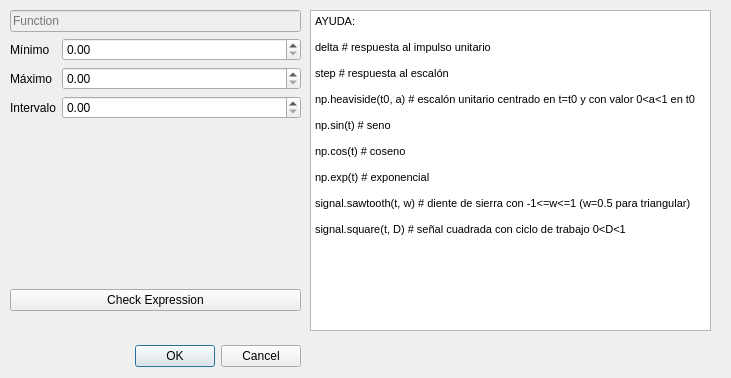
<?xml version="1.0" encoding="UTF-8"?>
<ui version="4.0">
 <class>Dialog</class>
 <widget class="QDialog" name="Dialog">
  <property name="geometry">
   <rect>
    <x>0</x>
    <y>0</y>
    <width>731</width>
    <height>378</height>
   </rect>
  </property>
  <property name="windowTitle">
   <string>Dialog</string>
  </property>
  <widget class="QDialogButtonBox" name="buttonBox">
   <property name="geometry">
    <rect>
     <x>50</x>
     <y>340</y>
     <width>251</width>
     <height>32</height>
    </rect>
   </property>
   <property name="orientation">
    <enum>Qt::Horizontal</enum>
   </property>
   <property name="standardButtons">
    <set>QDialogButtonBox::Cancel|QDialogButtonBox::Ok</set>
   </property>
  </widget>
  <widget class="QWidget" name="layoutWidget">
   <property name="geometry">
    <rect>
     <x>10</x>
     <y>10</y>
     <width>291</width>
     <height>321</height>
    </rect>
   </property>
   <layout class="QGridLayout" name="gridLayout">
    <item row="3" column="0">
     <widget class="ExprWidget" name="expr_plot" native="true"/>
    </item>
    <item row="5" column="0">
     <widget class="QLabel" name="error_label">
      <property name="sizePolicy">
       <sizepolicy hsizetype="Preferred" vsizetype="Fixed">
        <horstretch>0</horstretch>
        <verstretch>0</verstretch>
       </sizepolicy>
      </property>
      <property name="text">
       <string/>
      </property>
      <property name="alignment">
       <set>Qt::AlignCenter</set>
      </property>
     </widget>
    </item>
    <item row="4" column="0">
     <widget class="QPushButton" name="check_btn">
      <property name="enabled">
       <bool>true</bool>
      </property>
      <property name="text">
       <string>Check Expression</string>
      </property>
     </widget>
    </item>
    <item row="0" column="0">
     <widget class="QLineEdit" name="tf_raw">
      <property name="enabled">
       <bool>false</bool>
      </property>
      <property name="placeholderText">
       <string>Function</string>
      </property>
     </widget>
    </item>
    <item row="1" column="0">
     <layout class="QFormLayout" name="formLayout">
      <item row="0" column="0">
       <widget class="QLabel" name="label">
        <property name="text">
         <string>Mínimo</string>
        </property>
       </widget>
      </item>
      <item row="0" column="1">
       <widget class="QDoubleSpinBox" name="minbox"/>
      </item>
      <item row="1" column="0">
       <widget class="QLabel" name="label_2">
        <property name="text">
         <string>Máximo</string>
        </property>
       </widget>
      </item>
      <item row="1" column="1">
       <widget class="QDoubleSpinBox" name="maxbox"/>
      </item>
      <item row="2" column="0">
       <widget class="QLabel" name="label_3">
        <property name="text">
         <string>Intervalo</string>
        </property>
       </widget>
      </item>
      <item row="2" column="1">
       <widget class="QDoubleSpinBox" name="stepbox"/>
      </item>
     </layout>
    </item>
   </layout>
  </widget>
  <widget class="QTextBrowser" name="textBrowser">
   <property name="enabled">
    <bool>true</bool>
   </property>
   <property name="geometry">
    <rect>
     <x>310</x>
     <y>10</y>
     <width>401</width>
     <height>321</height>
    </rect>
   </property>
   <property name="html">
    <string>&lt;!DOCTYPE HTML PUBLIC &quot;-//W3C//DTD HTML 4.0//EN&quot; &quot;http://www.w3.org/TR/REC-html40/strict.dtd&quot;&gt;
&lt;html&gt;&lt;head&gt;&lt;meta name=&quot;qrichtext&quot; content=&quot;1&quot; /&gt;&lt;style type=&quot;text/css&quot;&gt;
p, li { white-space: pre-wrap; }
&lt;/style&gt;&lt;/head&gt;&lt;body style=&quot; font-family:'MS Shell Dlg 2'; font-size:8.25pt; font-weight:400; font-style:normal;&quot;&gt;
&lt;p style=&quot; margin-top:0px; margin-bottom:0px; margin-left:0px; margin-right:0px; -qt-block-indent:0; text-indent:0px;&quot;&gt;AYUDA:&lt;/p&gt;
&lt;p style=&quot;-qt-paragraph-type:empty; margin-top:0px; margin-bottom:0px; margin-left:0px; margin-right:0px; -qt-block-indent:0; text-indent:0px;&quot;&gt;&lt;br /&gt;&lt;/p&gt;
&lt;p style=&quot; margin-top:0px; margin-bottom:0px; margin-left:0px; margin-right:0px; -qt-block-indent:0; text-indent:0px;&quot;&gt;delta # respuesta al impulso unitario&lt;/p&gt;
&lt;p style=&quot;-qt-paragraph-type:empty; margin-top:0px; margin-bottom:0px; margin-left:0px; margin-right:0px; -qt-block-indent:0; text-indent:0px;&quot;&gt;&lt;br /&gt;&lt;/p&gt;
&lt;p style=&quot; margin-top:0px; margin-bottom:0px; margin-left:0px; margin-right:0px; -qt-block-indent:0; text-indent:0px;&quot;&gt;step # respuesta al escalón&lt;/p&gt;
&lt;p style=&quot;-qt-paragraph-type:empty; margin-top:0px; margin-bottom:0px; margin-left:0px; margin-right:0px; -qt-block-indent:0; text-indent:0px;&quot;&gt;&lt;br /&gt;&lt;/p&gt;
&lt;p style=&quot; margin-top:0px; margin-bottom:0px; margin-left:0px; margin-right:0px; -qt-block-indent:0; text-indent:0px;&quot;&gt;np.heaviside(t0, a) # escalón unitario centrado en t=t0 y con valor 0&amp;lt;a&amp;lt;1 en t0&lt;/p&gt;
&lt;p style=&quot;-qt-paragraph-type:empty; margin-top:0px; margin-bottom:0px; margin-left:0px; margin-right:0px; -qt-block-indent:0; text-indent:0px;&quot;&gt;&lt;br /&gt;&lt;/p&gt;
&lt;p style=&quot; margin-top:0px; margin-bottom:0px; margin-left:0px; margin-right:0px; -qt-block-indent:0; text-indent:0px;&quot;&gt;np.sin(t) # seno&lt;/p&gt;
&lt;p style=&quot;-qt-paragraph-type:empty; margin-top:0px; margin-bottom:0px; margin-left:0px; margin-right:0px; -qt-block-indent:0; text-indent:0px;&quot;&gt;&lt;br /&gt;&lt;/p&gt;
&lt;p style=&quot; margin-top:0px; margin-bottom:0px; margin-left:0px; margin-right:0px; -qt-block-indent:0; text-indent:0px;&quot;&gt;np.cos(t) # coseno&lt;/p&gt;
&lt;p style=&quot;-qt-paragraph-type:empty; margin-top:0px; margin-bottom:0px; margin-left:0px; margin-right:0px; -qt-block-indent:0; text-indent:0px;&quot;&gt;&lt;br /&gt;&lt;/p&gt;
&lt;p style=&quot; margin-top:0px; margin-bottom:0px; margin-left:0px; margin-right:0px; -qt-block-indent:0; text-indent:0px;&quot;&gt;np.exp(t) # exponencial&lt;/p&gt;
&lt;p style=&quot;-qt-paragraph-type:empty; margin-top:0px; margin-bottom:0px; margin-left:0px; margin-right:0px; -qt-block-indent:0; text-indent:0px;&quot;&gt;&lt;br /&gt;&lt;/p&gt;
&lt;p style=&quot; margin-top:0px; margin-bottom:0px; margin-left:0px; margin-right:0px; -qt-block-indent:0; text-indent:0px;&quot;&gt;signal.sawtooth(t, w) # diente de sierra con -1&amp;lt;=w&amp;lt;=1 (w=0.5 para triangular)&lt;/p&gt;
&lt;p style=&quot;-qt-paragraph-type:empty; margin-top:0px; margin-bottom:0px; margin-left:0px; margin-right:0px; -qt-block-indent:0; text-indent:0px;&quot;&gt;&lt;br /&gt;&lt;/p&gt;
&lt;p style=&quot; margin-top:0px; margin-bottom:0px; margin-left:0px; margin-right:0px; -qt-block-indent:0; text-indent:0px;&quot;&gt;signal.square(t, D) # señal cuadrada con ciclo de trabajo 0&amp;lt;D&amp;lt;1&lt;/p&gt;&lt;/body&gt;&lt;/html&gt;</string>
   </property>
  </widget>
 </widget>
 <customwidgets>
  <customwidget>
   <class>ExprWidget</class>
   <extends>QWidget</extends>
   <header>src.widgets.exprwidget</header>
   <container>1</container>
  </customwidget>
 </customwidgets>
 <resources/>
 <connections>
  <connection>
   <sender>buttonBox</sender>
   <signal>accepted()</signal>
   <receiver>Dialog</receiver>
   <slot>accept()</slot>
   <hints>
    <hint type="sourcelabel">
     <x>248</x>
     <y>254</y>
    </hint>
    <hint type="destinationlabel">
     <x>157</x>
     <y>274</y>
    </hint>
   </hints>
  </connection>
  <connection>
   <sender>buttonBox</sender>
   <signal>rejected()</signal>
   <receiver>Dialog</receiver>
   <slot>reject()</slot>
   <hints>
    <hint type="sourcelabel">
     <x>316</x>
     <y>260</y>
    </hint>
    <hint type="destinationlabel">
     <x>286</x>
     <y>274</y>
    </hint>
   </hints>
  </connection>
 </connections>
</ui>
